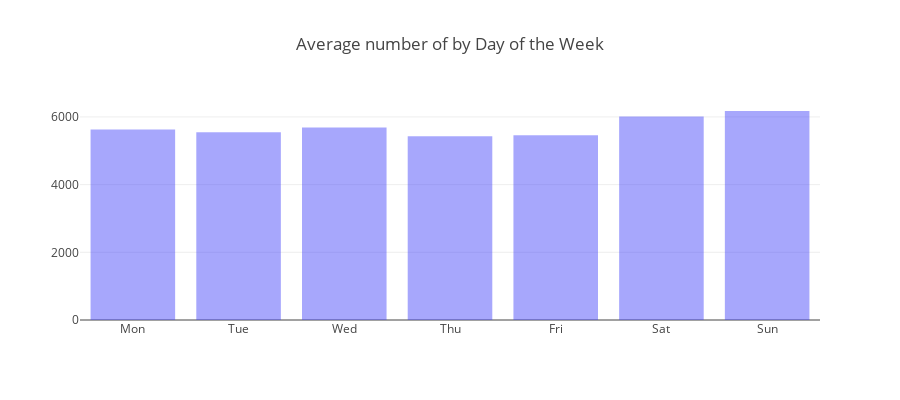

This figure's notebook cell:
### Markdown cell above
> The months of July and August has the highest number of average number of gun violence incidents than any other month. In these two months, there are about 5200 incidents reported every year. Feburary has the least number of average incidents about 3700 every year. In some next sections, I will try to explore if there is any specific date on which number of gun violence incidents are always higher.  


### <a id="2.3">2.3 Average Number of Gun Violence Incidents by Day of the Week </a>

### Code cell
tempdf1 = df.groupby(['year', 'weekday']).agg({'weekday' : 'count'}).rename(columns={'weekday' : 'weekday_count'}).reset_index()
aggregated = tempdf1.groupby(['weekday']).agg({'weekday_count' : 'mean'})

x2 = aggregated.index.tolist()
y2 = aggregated.weekday_count.tolist()

weekmap = {0:'Mon', 1:'Tue', 2:'Wed', 3:'Thu', 4:'Fri', 5:'Sat', 6:'Sun'}
x2 = [weekmap[x] for x in x2]
wkmp = {}
for j,x in enumerate(x2):
    wkmp[x] = y2[j]
order = list(weekmap.values())
ordervals = [wkmp[val] for val in order]

trace1 = go.Bar(x=order, y=ordervals, opacity=0.75, name="weekday", marker=dict(color='rgba(61, 60, 250, 0.6)'))
layout = dict(height=400, title='Average number of by Day of the Week', legend=dict(orientation="h"));

fig = go.Figure(data=[trace1], layout=layout)
iplot(fig, filename='stacked-bar')

### Figure 1 — Plotly figure (JSON) as saved in the notebook; plotly's stock layout.template omitted (floating-point values rounded to 4 significant figures)
{"data": [{"marker": {"color": "rgba(61, 60, 250, 0.6)"}, "name": "weekday", "opacity": 0.75, "type": "bar", "uid": "5062cd85-e949-4b4c-a970-584e0b309ab7", "x": ["Mon", "Tue", "Wed", "Thu", "Fri", "Sat", "Sun"], "y": [5627.0, 5551.0, 5688.0, 5427.0, 5462.0, 6016, 6176.0]}], "layout": {"height": 400, "legend": {"orientation": "h"}, "title": {"text": "Average number of by Day of the Week"}}}
